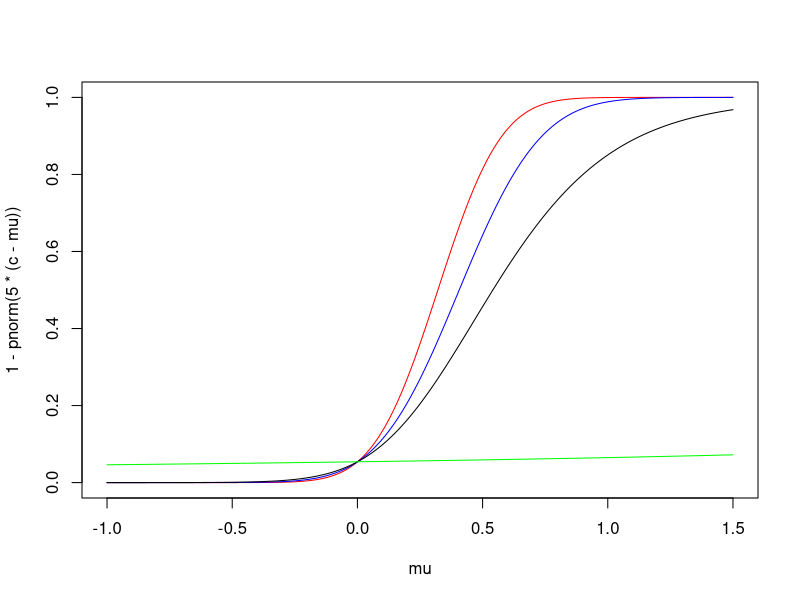

Write R code to recreate this figure.
B <- 10000
res <- numeric(B)
base <- 16

for (i in 1:B){
  dat <- rnorm(25)
  s <- 0
  for (el in dat){
    if (el > 0){
      s <- s+el
    }
  }
  res[i] = (s>base)
}

print(paste("result =", mean(res)))

print(paste("Answer question 1:", 1-pbinom(q = 16, size = 25, prob = 1/2)))

c <- qnorm(0.946)/5

print(paste("LR grens =", c))

mu <- seq(-1, 1.5, length.out = 1000)

plot(mu, 1-pnorm(5*(c-mu)), type='l', col='red')

p <- 1-pnorm(0, mean = mu)
lines(mu, 1-pbinom(q = 16, size = 25,prob = p), col='blue')

print(paste("Significance", 1-pbinom(16, 25, 1-pcauchy(0))))

lines(mu, 1-pbinom(16, 25, 1-pcauchy(0, location = mu)))

c2 <- qcauchy(0.946)

lines(mu, 1-pcauchy(c2, location = mu), col='green')




